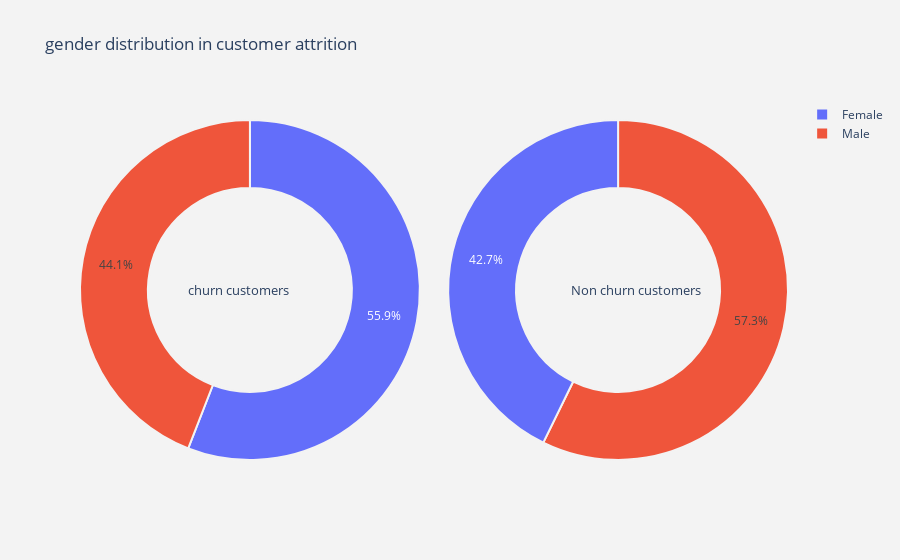

Source (notebook cell):
### Code cell
plot_pie(cat_columns[1])

### Figure 1 — Plotly figure (JSON) as saved in the notebook; plotly's stock layout.template omitted (floating-point values rounded to 4 significant figures)
{"data": [{"domain": {"x": [0, 0.48]}, "hole": 0.6, "hoverinfo": "label+percent+name", "labels": ["Female", "Male"], "marker": {"line": {"color": "rgb(243,243,243)", "width": 2}}, "name": "Churn Customers", "type": "pie", "values": [1139, 898]}, {"domain": {"x": [0.52, 1]}, "hole": 0.6, "hoverinfo": "label+percent+name", "labels": ["Male", "Female"], "marker": {"line": {"color": "rgb(243,243,243)", "width": 2}}, "name": "Non churn customers", "type": "pie", "values": [4559, 3404]}], "layout": {"annotations": [{"font": {"size": 13}, "showarrow": false, "text": "churn customers", "x": 0.15, "y": 0.5}, {"font": {"size": 13}, "showarrow": false, "text": "Non churn customers", "x": 0.88, "y": 0.5}], "paper_bgcolor": "rgb(243,243,243)", "plot_bgcolor": "rgb(243,243,243)", "title": {"text": "gender distribution in customer attrition "}}}
